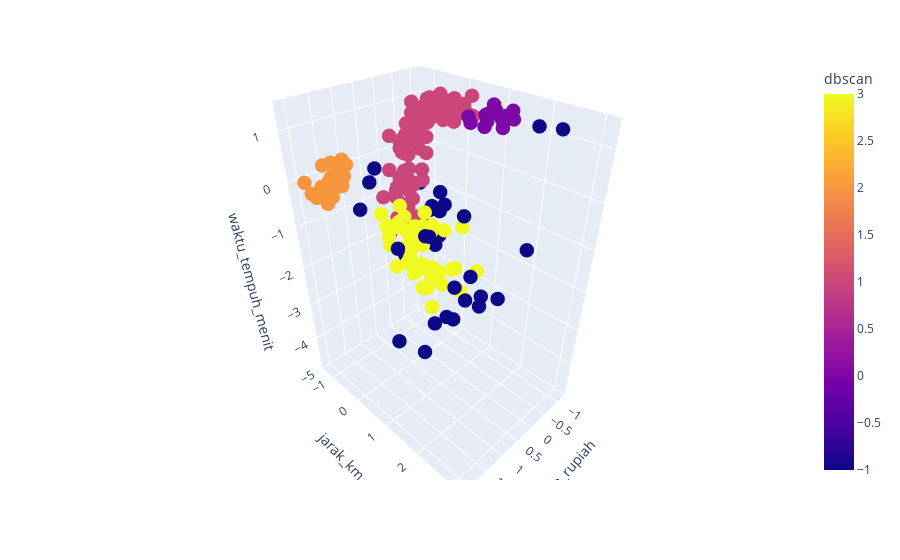

This figure's notebook cell:
### Code cell
from sklearn.cluster import DBSCAN
model = DBSCAN(eps=0.45, min_samples=5)
df_normalized['dbscan'] = model.fit_predict(df_normalized[['harga_rupiah', 'jarak_km', 'waktu_tempuh_menit']])

fig = px.scatter_3d(
  df_normalized,
  x='harga_rupiah',
  y='jarak_km',
  z='waktu_tempuh_menit',
  color='dbscan'
)
fig.update_traces(marker=dict(size=5))
fig.show()

### Figure 1 — Plotly figure (JSON) as saved in the notebook; plotly's stock layout.template omitted (floating-point values rounded to 4 significant figures; data arrays with more than 128 entries replaced by an {"elided": "..."} marker saying what was removed)
{"data": [{"hovertemplate": "harga_rupiah=%{x}<br>jarak_km=%{y}<br>waktu_tempuh_menit=%{z}<br>dbscan=%{marker.color}<extra></extra>", "legendgroup": "", "marker": {"color": {"elided": "255 int values"}, "coloraxis": "coloraxis", "size": 5, "symbol": "circle"}, "mode": "markers", "name": "", "scene": "scene", "showlegend": false, "type": "scatter3d", "x": {"elided": "255 float values"}, "y": {"elided": "255 float values"}, "z": {"elided": "255 float values"}}], "layout": {"coloraxis": {"colorbar": {"title": {"text": "dbscan"}}, "colorscale": [[0, "#0d0887"], [0.1111, "#46039f"], [0.2222, "#7201a8"], [0.3333, "#9c179e"], [0.4444, "#bd3786"], [0.5556, "#d8576b"], [0.6667, "#ed7953"], [0.7778, "#fb9f3a"], [0.8889, "#fdca26"], [1, "#f0f921"]]}, "legend": {"tracegroupgap": 0}, "margin": {"t": 60}, "scene": {"domain": {"x": [0, 1], "y": [0, 1]}, "xaxis": {"title": {"text": "harga_rupiah"}}, "yaxis": {"title": {"text": "jarak_km"}}, "zaxis": {"title": {"text": "waktu_tempuh_menit"}}}}}
